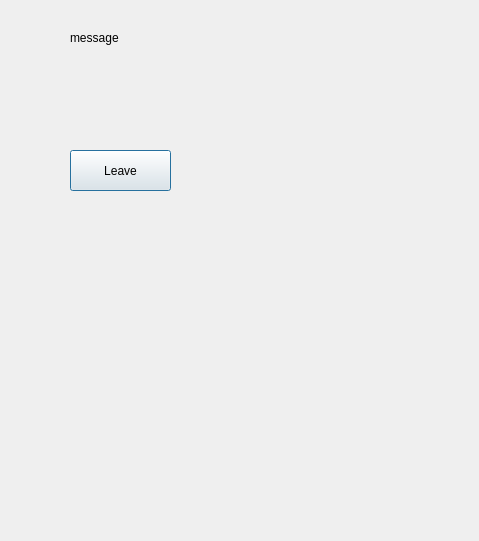
<?xml version="1.0" encoding="UTF-8"?>
<ui version="4.0">
 <class>Dialog</class>
 <widget class="QDialog" name="Dialog">
  <property name="geometry">
   <rect>
    <x>0</x>
    <y>0</y>
    <width>479</width>
    <height>541</height>
   </rect>
  </property>
  <property name="windowTitle">
   <string>Dialog</string>
  </property>
  <widget class="QLabel" name="lbl_big">
   <property name="geometry">
    <rect>
     <x>70</x>
     <y>30</y>
     <width>55</width>
     <height>16</height>
    </rect>
   </property>
   <property name="text">
    <string>message</string>
   </property>
  </widget>
  <widget class="QPushButton" name="leaveButton">
   <property name="geometry">
    <rect>
     <x>70</x>
     <y>150</y>
     <width>101</width>
     <height>41</height>
    </rect>
   </property>
   <property name="styleSheet">
    <string notr="true"/>
   </property>
   <property name="text">
    <string>Leave</string>
   </property>
  </widget>
 </widget>
 <resources/>
 <connections/>
</ui>
